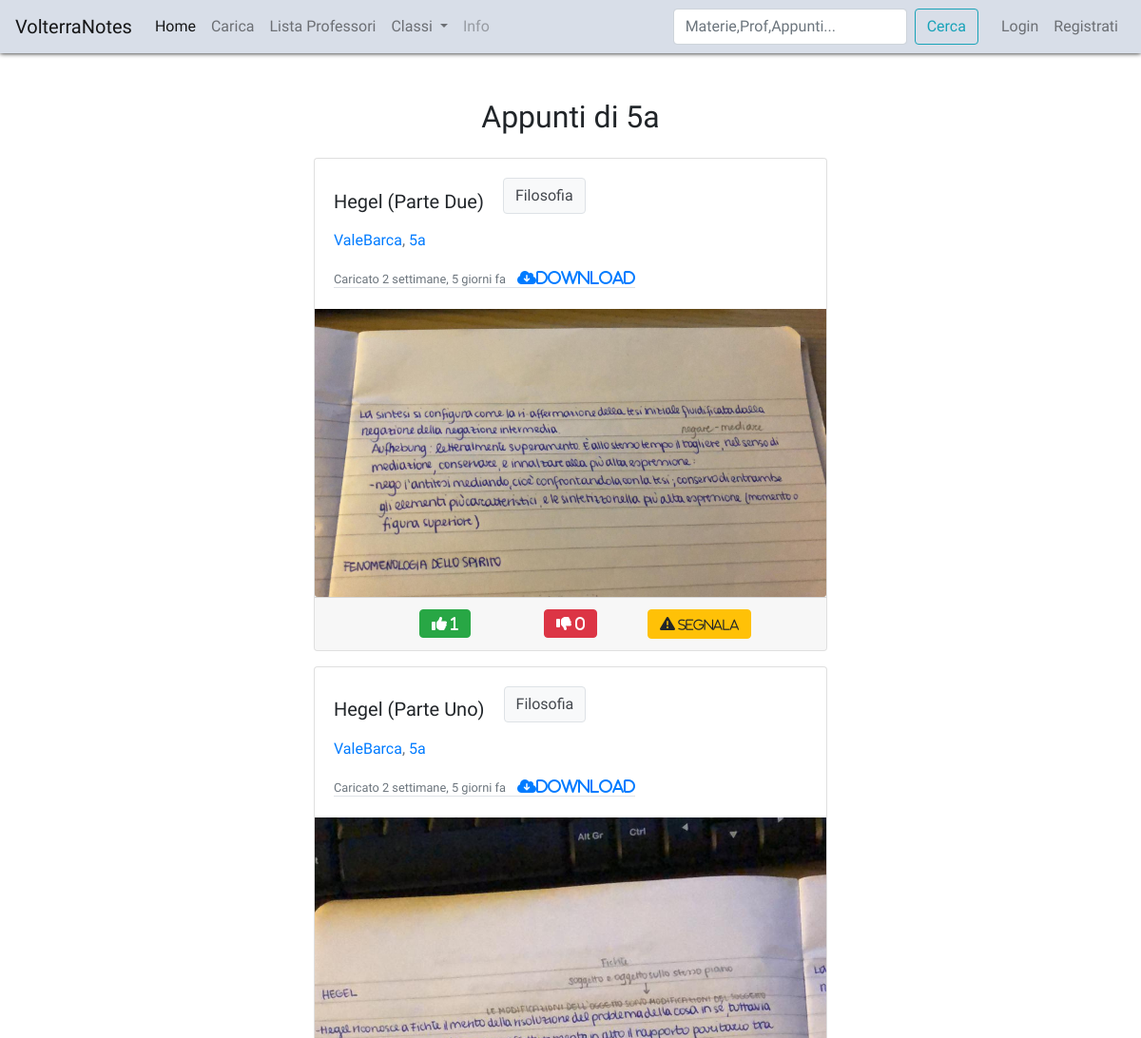
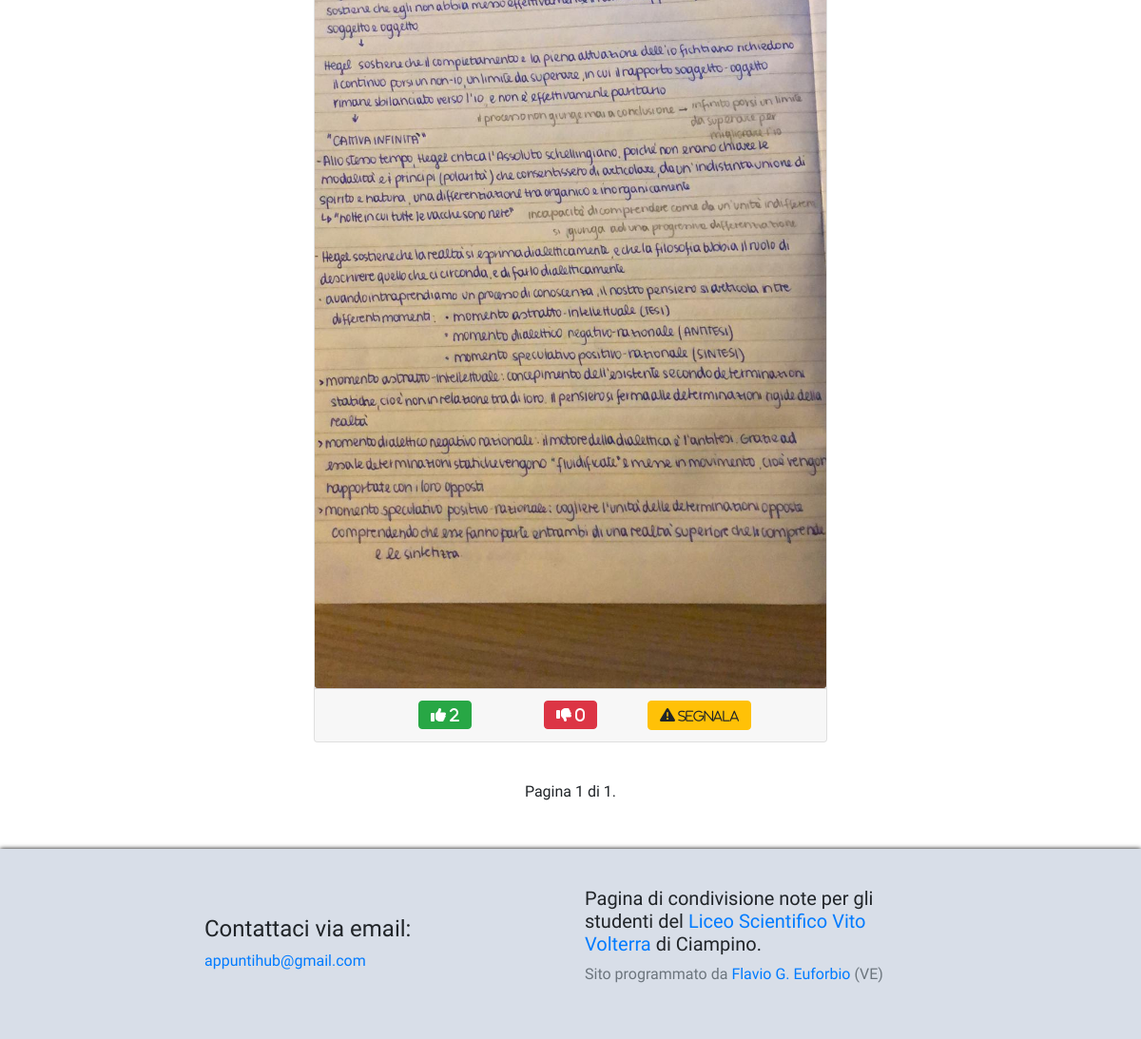
Screenshot of /notes/5a/notes-year/ with the database file from the repository (2 pictures, top to bottom).
### content/models.py (models this page shows, shortened)
class Nota(models.Model):
    titolo = models.CharField(max_length=60)
    professore = models.ForeignKey(Professore, on_delete=models.CASCADE)
    materia = models.ForeignKey(Materia, on_delete=models.CASCADE)
    classe = models.ForeignKey(Classe, on_delete=models.CASCADE, null=True)
    studente = models.ForeignKey("core.CustomUser", on_delete=models.CASCADE, related_name="appunti", blank=True, null=True)
    immagine = models.ImageField(upload_to="notes/", validators=[validate_ext_image], blank=True)
    file_pdf = models.FileField(upload_to='pdf/', validators=[validate_ext_pdf], blank=True)
    file_audio = models.FileField(upload_to="audio/", validators=[validate_ext_audio], blank=True)
    data_pubblicazione = models.DateTimeField(auto_now_add=True)
    utile = models.IntegerField(default=0)
    non_utile = models.IntegerField(default=0)
    votanti = models.ManyToManyField("core.CustomUser", blank=True, related_name="note_votate")
    segnalanti = models.ManyToManyField("core.CustomUser", blank=True, related_name="note_segnalate")
    class Meta:
        verbose_name = "Nota"
        verbose_name_plural = "Note"

class Materia(models.Model):
    nome = models.CharField(max_length=60)
    classi = models.ManyToManyField(Classe)
    def __str__(self):
        return self.nome
    class Meta:
        verbose_name = "Materia"
        verbose_name_plural = "Materie"

class Classe(models.Model):
    grado = models.IntegerField()
    def __str__(self):
        return str(self.grado)+"a"
    class Meta:
        verbose_name = "Classe"
        verbose_name_plural = "Classi"

### core/models.py (models this page shows, shortened)
class CustomUser(AbstractUser):
    USERNAME_FIELD = 'email'
    classe = models.ForeignKey(Classe, on_delete=models.CASCADE, null=True)
    profile_image = models.ImageField(upload_to="profile_pics", null=True, blank=True)
    email = models.EmailField(unique=True, validators=[validate_email])
    val_pos = models.IntegerField(default=0)
    val_neg = models.IntegerField(default=0)
    REQUIRED_FIELDS = []

### content/views.py (the view)
# urls.py: path("<str:year>/notes-year/", notes_by_year, name="notes_by_year"),
def notes_by_year(request, year):
    notes = Nota.objects.filter(classe__grado=year.split('a')[0]).order_by('-data_pubblicazione')
    paginator = Paginator(notes, 10)
    page_number = request.GET.get('page')
    page_obj = paginator.get_page(page_number)
    context = {"page_obj":page_obj, "year":year}
    return render(request, "notes_by_year.html", context)

### content/templates/notes_by_year.html (shortened to what this page needs)
{% extends 'base.html' %}
{% block content %}
  <h2 align="center" class="mb-4">Appunti di {{year}}</h2>
  {% include 'notes_filter.html' %}
  {% include 'pagination.html' %}
{% endblock %}

### content/templates/notes_filter.html (shortened to what this page needs)
{% for nota in page_obj %}
  <div class="row justify-content-center">
    <div class="col-md-6 col-sm-8">
      <div class="card mx-auto mb-3">
        <div class="card-body">
          <h5 class="card-title d-inline">{{nota.titolo}}</h5><p class="btn btn-light border note_subject"><a href="{% url 'notes_by_subject' subject=nota.materia %}" style="color:#43474d; text-decoration: none;">{{nota.materia.nome}}</a></p>
          <p class="text-muted"><a href="{% url 'other_profiles' user_pk=nota.studente.pk %}">{{nota.studente.username}}</a>, <a href="{% url 'notes_by_year' year=nota.classe %}">{{nota.classe}}</a></p>
          <p class="card-text d-inline border-bottom"><small class="text-muted">Caricato {{nota.data_pubblicazione | timesince}} fa</small>
            {% if nota.immagine %}
              <a class="ml-2" href="{{nota.immagine.url}}" download>
                <i class="fas fa-cloud-download-alt">Download</i>
              </a>
            {% endif %}
          </p>
        </div>
        {% if nota.immagine %}
          <a href="{{nota.immagine.url}}">
            <img class="card-img-bottom" src="{{nota.immagine.url}}" alt="Card image cap">
          </a>
        {% endif %}
        <div class="card-footer">
          <div class="row justify-content-center">
            <div class="col-3 text-center">
              <a href="{% url 'upvote' nota_pk=nota.pk %}?next={{request.path}}" class="btn btn-success"><i class="fas fa-thumbs-up"> {{nota.utile}}</i></a>
            </div>
            <div class="col-3 text-center">
              <a href="{% url 'downvote' nota_pk=nota.pk %}?next={{request.path}}" class="btn btn-danger"><i class="fas fa-thumbs-down"> {{nota.non_utile}}</i></a>
            </div>
            <div class="col-3 text-center">
              <a href="{% url 'form_segnalazione' nota_pk=nota.pk %}" class="btn btn-warning"><i class="fas fa-exclamation-triangle"><small>  Segnala</small></i></a>
            </div>
          </div>
        </div>
      </div>
      {% load index %}
    </div>
  </div>
{% empty %}
  <p align="center" class="text-muted">Non è stato trovato alcun appunto che fa al caso tuo, ci spiace...</p>
{% endfor %}

### templates/base.html (style rules this page uses)
body { font-family: 'Ubuntu', sans-serif; }
.note_subject { margin-left: 20px; display: inline-block; }

### rows the page displays
Nota: titolo "Hegel (Parte Due)", materia.nome "Filosofia", studente.username "ValeBarca", classe "5a", data_pubblicazione "2 settimane, 5 giorni", immagine (picture), utile "1", non_utile "0"
Nota: titolo "Hegel (Parte Uno)", materia.nome "Filosofia", studente.username "ValeBarca", classe "5a", data_pubblicazione "2 settimane, 5 giorni", immagine (picture), utile "2", non_utile "0"

### other values shown
{{ year }} "5a"
{{ page_obj.number }} "1"
{{ page_obj.paginator.num_pages }} "1"
